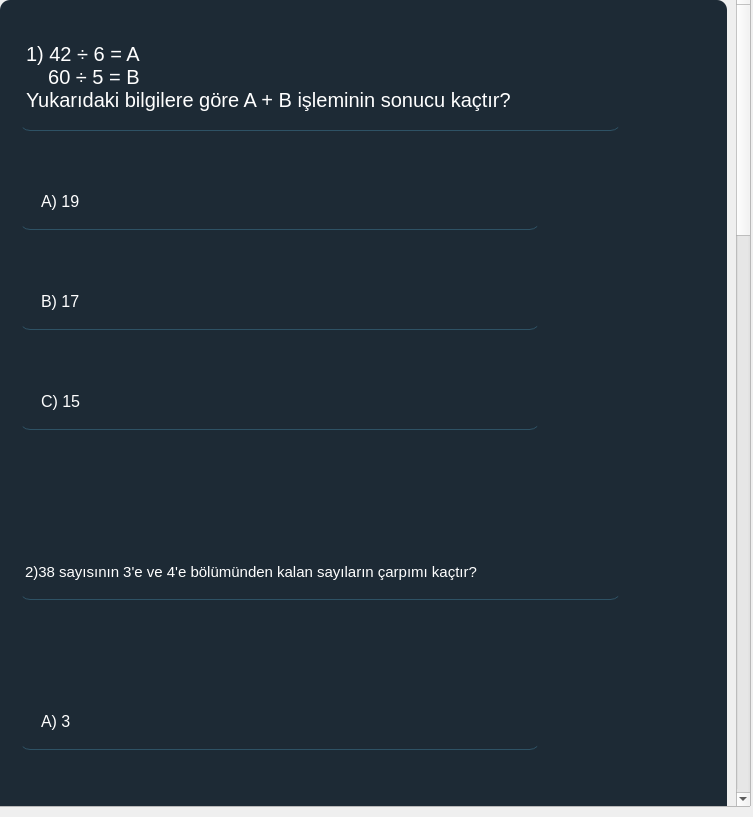
<?xml version="1.0" encoding="UTF-8"?>
<ui version="4.0">
 <class>Form</class>
 <widget class="QWidget" name="Form">
  <property name="geometry">
   <rect>
    <x>0</x>
    <y>0</y>
    <width>753</width>
    <height>817</height>
   </rect>
  </property>
  <property name="windowTitle">
   <string>Form</string>
  </property>
  <widget class="QScrollArea" name="scrollArea">
   <property name="geometry">
    <rect>
     <x>-10</x>
     <y>-10</y>
     <width>761</width>
     <height>817</height>
    </rect>
   </property>
   <property name="styleSheet">
    <string notr="true"/>
   </property>
   <property name="widgetResizable">
    <bool>true</bool>
   </property>
   <widget class="QWidget" name="scrollAreaWidgetContents_2">
    <property name="geometry">
     <rect>
      <x>0</x>
      <y>0</y>
      <width>738</width>
      <height>2792</height>
     </rect>
    </property>
    <layout class="QVBoxLayout" name="verticalLayout_3">
     <item>
      <widget class="QFrame" name="frame_2">
       <property name="minimumSize">
        <size>
         <width>0</width>
         <height>2770</height>
        </size>
       </property>
       <property name="styleSheet">
        <string notr="true">background-color:rgba(16,30,41,240);
border-radius:10px;



</string>
       </property>
       <property name="frameShape">
        <enum>QFrame::StyledPanel</enum>
       </property>
       <property name="frameShadow">
        <enum>QFrame::Raised</enum>
       </property>
       <widget class="QRadioButton" name="radioButton_16">
        <property name="geometry">
         <rect>
          <x>20</x>
          <y>1840</y>
          <width>520</width>
          <height>50</height>
         </rect>
        </property>
        <property name="font">
         <font>
          <pointsize>12</pointsize>
         </font>
        </property>
        <property name="styleSheet">
         <string notr="true">background-color:rgba(0,0,0,0);
border:1px solid rgba(0,0,0,0);
border-bottom-color:rgba(46,82,101,255);
color:rgb(255,255,255);
padding-bottom:7px
</string>
        </property>
        <property name="text">
         <string>B) 72</string>
        </property>
       </widget>
       <widget class="QRadioButton" name="radioButton_17">
        <property name="geometry">
         <rect>
          <x>20</x>
          <y>2360</y>
          <width>520</width>
          <height>50</height>
         </rect>
        </property>
        <property name="font">
         <font>
          <pointsize>12</pointsize>
         </font>
        </property>
        <property name="styleSheet">
         <string notr="true">background-color:rgba(0,0,0,0);
border:1px solid rgba(0,0,0,0);
border-bottom-color:rgba(46,82,101,255);
color:rgb(255,255,255);
padding-bottom:7px
</string>
        </property>
        <property name="text">
         <string>B) 2</string>
        </property>
       </widget>
       <widget class="QRadioButton" name="radioButton_18">
        <property name="geometry">
         <rect>
          <x>20</x>
          <y>380</y>
          <width>520</width>
          <height>50</height>
         </rect>
        </property>
        <property name="font">
         <font>
          <pointsize>12</pointsize>
         </font>
        </property>
        <property name="styleSheet">
         <string notr="true">background-color:rgba(0,0,0,0);
border:1px solid rgba(0,0,0,0);
border-bottom-color:rgba(46,82,101,255);
color:rgb(255,255,255);
padding-bottom:7px
</string>
        </property>
        <property name="text">
         <string>C) 15</string>
        </property>
       </widget>
       <widget class="QRadioButton" name="radioButton_19">
        <property name="geometry">
         <rect>
          <x>20</x>
          <y>2260</y>
          <width>520</width>
          <height>50</height>
         </rect>
        </property>
        <property name="font">
         <font>
          <pointsize>12</pointsize>
         </font>
        </property>
        <property name="styleSheet">
         <string notr="true">background-color:rgba(0,0,0,0);
border:1px solid rgba(0,0,0,0);
border-bottom-color:rgba(46,82,101,255);
color:rgb(255,255,255);
padding-bottom:7px
</string>
        </property>
        <property name="text">
         <string>A) 1</string>
        </property>
       </widget>
       <widget class="QRadioButton" name="radioButton_20">
        <property name="geometry">
         <rect>
          <x>20</x>
          <y>2460</y>
          <width>520</width>
          <height>50</height>
         </rect>
        </property>
        <property name="font">
         <font>
          <pointsize>12</pointsize>
         </font>
        </property>
        <property name="styleSheet">
         <string notr="true">background-color:rgba(0,0,0,0);
border:1px solid rgba(0,0,0,0);
border-bottom-color:rgba(46,82,101,255);
color:rgb(255,255,255);
padding-bottom:7px
</string>
        </property>
        <property name="text">
         <string>C) 3</string>
        </property>
       </widget>
       <widget class="QLabel" name="label_6">
        <property name="geometry">
         <rect>
          <x>20</x>
          <y>2110</y>
          <width>601</width>
          <height>50</height>
         </rect>
        </property>
        <property name="font">
         <font>
          <pointsize>12</pointsize>
          <weight>50</weight>
          <bold>false</bold>
         </font>
        </property>
        <property name="styleSheet">
         <string notr="true">background-color:rgba(0,0,0,0);
border:1px solid rgba(0,0,0,0);
border-bottom-color:rgba(46,82,101,255);
color:rgb(255,255,255);
padding-bottom:7px</string>
        </property>
        <property name="text">
         <string>5) 788 fındık, 5 çocuğa eşit sayıda paylaştırılırsa kaç fındık artar?</string>
        </property>
       </widget>
       <widget class="QRadioButton" name="radioButton_21">
        <property name="geometry">
         <rect>
          <x>20</x>
          <y>1740</y>
          <width>520</width>
          <height>50</height>
         </rect>
        </property>
        <property name="font">
         <font>
          <pointsize>12</pointsize>
         </font>
        </property>
        <property name="styleSheet">
         <string notr="true">background-color:rgba(0,0,0,0);
border:1px solid rgba(0,0,0,0);
border-bottom-color:rgba(46,82,101,255);
color:rgb(255,255,255);
padding-bottom:7px
</string>
        </property>
        <property name="text">
         <string>A) 78</string>
        </property>
       </widget>
       <widget class="QRadioButton" name="radioButton_22">
        <property name="geometry">
         <rect>
          <x>20</x>
          <y>1220</y>
          <width>520</width>
          <height>50</height>
         </rect>
        </property>
        <property name="font">
         <font>
          <pointsize>12</pointsize>
         </font>
        </property>
        <property name="styleSheet">
         <string notr="true">background-color:rgba(0,0,0,0);
border:1px solid rgba(0,0,0,0);
border-bottom-color:rgba(46,82,101,255);
color:rgb(255,255,255);
padding-bottom:7px
</string>
        </property>
        <property name="text">
         <string>A) 14 ÷ 2 = ?</string>
        </property>
       </widget>
       <widget class="QRadioButton" name="radioButton_23">
        <property name="geometry">
         <rect>
          <x>20</x>
          <y>280</y>
          <width>520</width>
          <height>50</height>
         </rect>
        </property>
        <property name="font">
         <font>
          <pointsize>12</pointsize>
         </font>
        </property>
        <property name="styleSheet">
         <string notr="true">background-color:rgba(0,0,0,0);
border:1px solid rgba(0,0,0,0);
border-bottom-color:rgba(46,82,101,255);
color:rgb(255,255,255);
padding-bottom:7px
</string>
        </property>
        <property name="text">
         <string>B) 17     </string>
        </property>
       </widget>
       <widget class="QRadioButton" name="radioButton_24">
        <property name="geometry">
         <rect>
          <x>20</x>
          <y>1940</y>
          <width>520</width>
          <height>50</height>
         </rect>
        </property>
        <property name="font">
         <font>
          <pointsize>12</pointsize>
         </font>
        </property>
        <property name="styleSheet">
         <string notr="true">background-color:rgba(0,0,0,0);
border:1px solid rgba(0,0,0,0);
border-bottom-color:rgba(46,82,101,255);
color:rgb(255,255,255);
padding-bottom:7px
</string>
        </property>
        <property name="text">
         <string>C) 64</string>
        </property>
       </widget>
       <widget class="QLabel" name="label_7">
        <property name="geometry">
         <rect>
          <x>20</x>
          <y>1070</y>
          <width>601</width>
          <height>50</height>
         </rect>
        </property>
        <property name="font">
         <font>
          <pointsize>13</pointsize>
         </font>
        </property>
        <property name="styleSheet">
         <string notr="true">background-color:rgba(0,0,0,0);
border:1px solid rgba(0,0,0,0);
border-bottom-color:rgba(46,82,101,255);
color:rgb(255,255,255);
padding-bottom:7px</string>
        </property>
        <property name="text">
         <string>3)Aşağıdaki bölme işlemlerinden hangisi kalanlı bölmedir?</string>
        </property>
       </widget>
       <widget class="QRadioButton" name="radioButton_25">
        <property name="geometry">
         <rect>
          <x>20</x>
          <y>800</y>
          <width>520</width>
          <height>50</height>
         </rect>
        </property>
        <property name="font">
         <font>
          <pointsize>12</pointsize>
         </font>
        </property>
        <property name="styleSheet">
         <string notr="true">background-color:rgba(0,0,0,0);
border:1px solid rgba(0,0,0,0);
border-bottom-color:rgba(46,82,101,255);
color:rgb(255,255,255);
padding-bottom:7px
</string>
        </property>
        <property name="text">
         <string>B) 4</string>
        </property>
       </widget>
       <widget class="QLabel" name="label_8">
        <property name="geometry">
         <rect>
          <x>20</x>
          <y>1590</y>
          <width>601</width>
          <height>81</height>
         </rect>
        </property>
        <property name="font">
         <font>
          <pointsize>13</pointsize>
         </font>
        </property>
        <property name="styleSheet">
         <string notr="true">background-color:rgba(0,0,0,0);
border:1px solid rgba(0,0,0,0);
border-bottom-color:rgba(46,82,101,255);
color:rgb(255,255,255);
padding-bottom:7px</string>
        </property>
        <property name="text">
         <string>4) Kalansız bir bölme işeminde bölen 26, bölüm 3 dür.
 Bu durumda bölünen sayı kaçtır?</string>
        </property>
       </widget>
       <widget class="QLabel" name="label_9">
        <property name="geometry">
         <rect>
          <x>20</x>
          <y>550</y>
          <width>601</width>
          <height>50</height>
         </rect>
        </property>
        <property name="font">
         <font>
          <pointsize>11</pointsize>
         </font>
        </property>
        <property name="styleSheet">
         <string notr="true">background-color:rgba(0,0,0,0);
border:1px solid rgba(0,0,0,0);
border-bottom-color:rgba(46,82,101,255);
color:rgb(255,255,255);
padding-bottom:7px</string>
        </property>
        <property name="text">
         <string>2)38 sayısının 3'e ve 4'e bölümünden kalan sayıların çarpımı kaçtır?</string>
        </property>
       </widget>
       <widget class="QRadioButton" name="radioButton_26">
        <property name="geometry">
         <rect>
          <x>20</x>
          <y>1320</y>
          <width>520</width>
          <height>50</height>
         </rect>
        </property>
        <property name="font">
         <font>
          <pointsize>12</pointsize>
         </font>
        </property>
        <property name="styleSheet">
         <string notr="true">background-color:rgba(0,0,0,0);
border:1px solid rgba(0,0,0,0);
border-bottom-color:rgba(46,82,101,255);
color:rgb(255,255,255);
padding-bottom:7px
</string>
        </property>
        <property name="text">
         <string>B) 28 ÷ 4 = ?</string>
        </property>
       </widget>
       <widget class="QLabel" name="label_10">
        <property name="geometry">
         <rect>
          <x>20</x>
          <y>30</y>
          <width>601</width>
          <height>101</height>
         </rect>
        </property>
        <property name="font">
         <font>
          <pointsize>15</pointsize>
         </font>
        </property>
        <property name="styleSheet">
         <string notr="true">background-color:rgba(0,0,0,0);
border:1px solid rgba(0,0,0,0);
border-bottom-color:rgba(46,82,101,255);
color:rgb(255,255,255);
padding-bottom:7px</string>
        </property>
        <property name="text">
         <string>1) 42 ÷ 6 = A
    60 ÷ 5 = B
Yukarıdaki bilgilere göre A + B işleminin sonucu kaçtır?</string>
        </property>
       </widget>
       <widget class="QRadioButton" name="radioButton_27">
        <property name="geometry">
         <rect>
          <x>20</x>
          <y>700</y>
          <width>520</width>
          <height>50</height>
         </rect>
        </property>
        <property name="font">
         <font>
          <pointsize>12</pointsize>
         </font>
        </property>
        <property name="styleSheet">
         <string notr="true">background-color:rgba(0,0,0,0);
border:1px solid rgba(0,0,0,0);
border-bottom-color:rgba(46,82,101,255);
color:rgb(255,255,255);
padding-bottom:7px
</string>
        </property>
        <property name="text">
         <string>A) 3</string>
        </property>
       </widget>
       <widget class="QRadioButton" name="radioButton_28">
        <property name="geometry">
         <rect>
          <x>20</x>
          <y>1420</y>
          <width>520</width>
          <height>50</height>
         </rect>
        </property>
        <property name="font">
         <font>
          <pointsize>12</pointsize>
         </font>
        </property>
        <property name="styleSheet">
         <string notr="true">background-color:rgba(0,0,0,0);
border:1px solid rgba(0,0,0,0);
border-bottom-color:rgba(46,82,101,255);
color:rgb(255,255,255);
padding-bottom:7px
</string>
        </property>
        <property name="text">
         <string>C) 52 ÷ 6 = ?</string>
        </property>
       </widget>
       <widget class="QRadioButton" name="radioButton_29">
        <property name="geometry">
         <rect>
          <x>20</x>
          <y>900</y>
          <width>520</width>
          <height>50</height>
         </rect>
        </property>
        <property name="font">
         <font>
          <pointsize>12</pointsize>
         </font>
        </property>
        <property name="styleSheet">
         <string notr="true">background-color:rgba(0,0,0,0);
border:1px solid rgba(0,0,0,0);
border-bottom-color:rgba(46,82,101,255);
color:rgb(255,255,255);
padding-bottom:7px
</string>
        </property>
        <property name="text">
         <string>C) 5</string>
        </property>
       </widget>
       <widget class="QRadioButton" name="radioButton_30">
        <property name="geometry">
         <rect>
          <x>20</x>
          <y>180</y>
          <width>520</width>
          <height>50</height>
         </rect>
        </property>
        <property name="font">
         <font>
          <pointsize>12</pointsize>
         </font>
        </property>
        <property name="styleSheet">
         <string notr="true">background-color:rgba(0,0,0,0);
border:1px solid rgba(0,0,0,0);
border-bottom-color:rgba(46,82,101,255);
color:rgb(255,255,255);
padding-bottom:7px
</string>
        </property>
        <property name="text">
         <string>A) 19     </string>
        </property>
       </widget>
      </widget>
     </item>
    </layout>
   </widget>
  </widget>
 </widget>
 <resources/>
 <connections/>
</ui>
